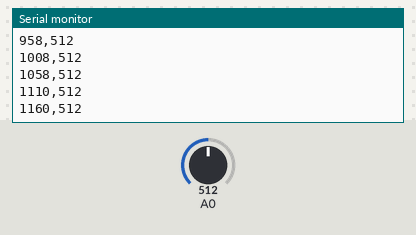
Simulated run of this sketch. Board: Arduino Uno, built with avr-gcc and run on an emulated ATmega328P. On the bench: the last lines printed to the serial monitor. The test bench sets the inputs (shaded band); at power-on: A0 = 512.

Above: at 1.2 s.
1.3 s: A0 set to 716
At 1.33 s:
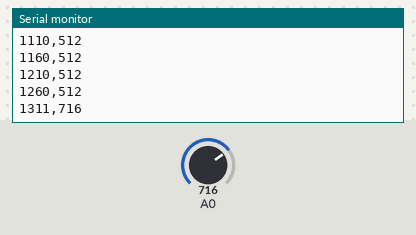
2.8 s: A0 set to 900
At 2.84 s:
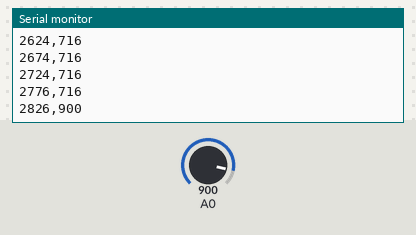
Timing chart, 0 to 5.8 s (numbered marks = the images above; inputs shaded):
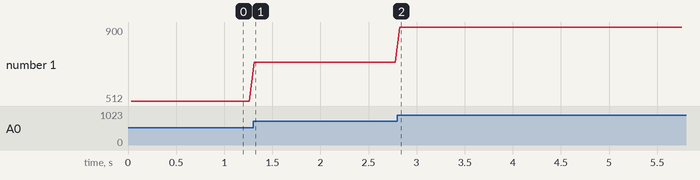

Measured:
- after the input at 1.3 s, the serial monitor: prints a new line at once (image 1)
- plotted number 1: 512 → 716 after the input at 1.3 s

The sketch:

hall.ino
```cpp
// 실물 점검: 아날로그 홀 센서 (OUT=A0)
// 자석이 없을 때의 영점과 N극·S극 쪽 변화를 20 Hz로 기록합니다.
void setup() {
  Serial.begin(9600);
  Serial.println("# PROBE hall v1");
  Serial.println("time_ms,raw");
}

void loop() {
  Serial.print(millis());
  Serial.print(',');
  Serial.println(analogRead(A0));
  delay(50);
}
```
